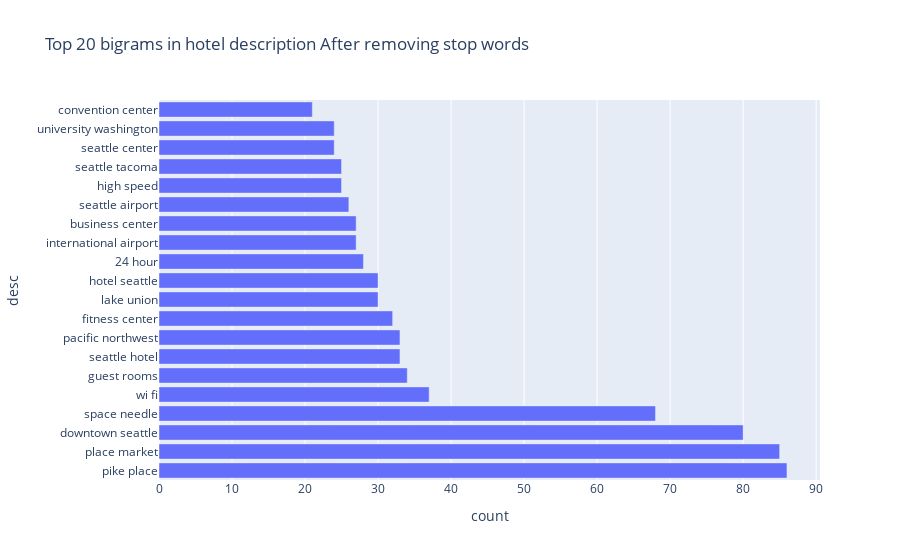

Here is the notebook cell this chart was saved with:
### Code cell
def get_top_n_bigram(corpus, n=None):
    vec = CountVectorizer(ngram_range=(2, 2), stop_words='english').fit(corpus)
    bag_of_words = vec.transform(corpus)
    sum_words = bag_of_words.sum(axis=0) 
    words_freq = [(word, sum_words[0, idx]) for word, idx in vec.vocabulary_.items()]
    words_freq =sorted(words_freq, key = lambda x: x[1], reverse=True)
    return words_freq[:n]
common_words = get_top_n_bigram(df['desc'], 20)
df3 = pd.DataFrame(common_words, columns = ['desc' , 'count'])
top_n_bigram_clean = df3.groupby('desc').sum()['count'].sort_values(ascending=False)
fig = px.bar(top_n_bigram_clean, x="count", y=top_n_bigram_clean.index, title="Top 20 bigrams in hotel description After removing stop words", orientation='h')
fig.show()

### Figure 1 — Plotly figure (JSON) as saved in the notebook; plotly's stock layout.template omitted (floating-point values rounded to 4 significant figures)
{"data": [{"alignmentgroup": "True", "hovertemplate": "count=%{x}<br>desc=%{y}<extra></extra>", "legendgroup": "", "marker": {"color": "#636efa", "pattern": {"shape": ""}}, "name": "", "offsetgroup": "", "orientation": "h", "showlegend": false, "textposition": "auto", "type": "bar", "x": [86, 85, 80, 68, 37, 34, 33, 33, 32, 30, 30, 28, 27, 27, 26, 25, 25, 24, 24, 21], "xaxis": "x", "y": ["pike place", "place market", "downtown seattle", "space needle", "wi fi", "guest rooms", "seattle hotel", "pacific northwest", "fitness center", "lake union", "hotel seattle", "24 hour", "international airport", "business center", "seattle airport", "high speed", "seattle tacoma", "seattle center", "university washington", "convention center"], "yaxis": "y"}], "layout": {"barmode": "relative", "legend": {"tracegroupgap": 0}, "title": {"text": "Top 20 bigrams in hotel description After removing stop words"}, "xaxis": {"anchor": "y", "domain": [0, 1], "title": {"text": "count"}}, "yaxis": {"anchor": "x", "domain": [0, 1], "title": {"text": "desc"}}}}
